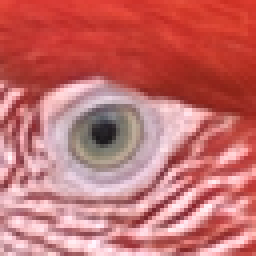
#> input picture images/Original/im00.png, 64 x 64 px (shown 4 times larger); its folder holds only this picture in this run
$ jupyter execute --allow-errors main.ipynb
#> lines starting #> are read from the running program, lines starting #| are printed output that depends on the picture
Jordi Auñon Ansio 1636172
Sistemes de Visió per Computador 2025

<div align="center" style="text-align: center; font-size: 30px;">
   <strong>Pràctica 1 Sistemes de Visió per Computador</strong>
</div>

[cell 1]
import os
import cv2
import numpy as np
import matplotlib.pyplot as plt
from PIL import Image

<div style="font-size: 18px;">
   <strong>2.1 Repte 1: Descarregar i visualitzar les imatges a processar</strong>
</div>

[cell 2]
def align_photos(dir1_path, dir2_path):
#> called with dir1_path = 'images/Original', dir2_path = 'images/Raw'
    dir1_files = sorted(os.listdir(dir1_path))
    dir2_files = sorted(os.listdir(dir2_path))

    fig, axes = plt.subplots(len(dir1_files), 2, figsize=(7, len(dir1_files) * 3))  # Adjust size dynamically

    for i, (img1, img2) in enumerate(zip(dir1_files, dir2_files)):
        if img1 == img2:
            original_path = os.path.join(dir1_path, img1)
            raw_path = os.path.join(dir2_path, img2)

            original = cv2.imread(original_path)
#> original is the input picture: shape (64, 64, 3); mean B, G, R 108.6, 109.5, 196.3
            raw = cv2.imread(raw_path)
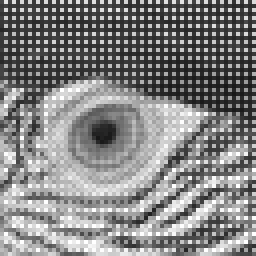
#> input picture images/Raw/im00.png, 64 x 64 px (shown 4 times larger)
#> raw is the input picture: shape (64, 64, 3); min 23, max 255, mean 131.1

            if original is None or raw is None:
                print(f"Error loading {img1} or {img2}")
                continue

            # Convert BGR (OpenCV format) to RGB (Matplotlib format)
            original = cv2.cvtColor(original, cv2.COLOR_BGR2RGB)
            raw = cv2.cvtColor(raw, cv2.COLOR_BGR2RGB)

            # Display images
            axes[i, 0].imshow(original)
            axes[i, 0].set_title(f"Original: {img1}")

            axes[i, 1].imshow(raw)
            axes[i, 1].set_title(f"RAW: {img2}")

    plt.tight_layout()
    plt.show()

#> (a cell that did not finish here is left out)

<div style="font-size: 18px;">
   <strong>2.2 Repte 2: Mostra el patró de Bayer de im00.png de manera acolorida</strong>
</div>

[cell 4]
import numpy as np
import cv2
import matplotlib.pyplot as plt

def raw_to_rgb(raw_img):
    """
    Converteix una imatge RAW d'un sol canal en una imatge RGB reorganitzada.

    Arguments:
    raw_img -- Imatge d'un sol canal (numpy array 2D)

    Retorna:
    rgb_img -- Imatge RGB amb els píxels distribuïts correctament (numpy array 3D)
    """
    # Verificar que la imatge d'entrada sigui en escala de grisos
    if len(raw_img.shape) != 2:
        raise ValueError("La imatge RAW ha de tenir un sol canal (escala de grisos).")

    # Obtenir la mida de la imatge
    h, w = raw_img.shape
#> h = 64; w = 64

    # Crear una imatge RGB inicialitzada a zeros
    rgb_img = np.zeros((h, w, 3), dtype=np.uint8)

    # Assignar valors als canals R, G, B basant-se en la posició dels píxels
    rgb_img[0::2, 0::2, 2] = raw_img[0::2, 0::2]  # Canal Vermell (R)
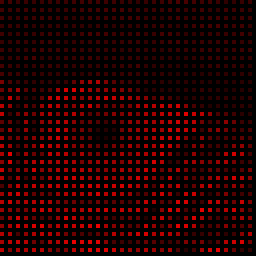
#> rgb_img: shape (64, 64, 3) (shown 4 times larger); mean of channels 0, 1, 2 0, 0, 27.3; drawn as B, G, R
    rgb_img[1::2, 0::2, 1] = raw_img[1::2, 0::2]  # Canal Verd (G) (files imparells, columnes parells)
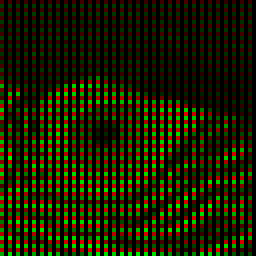
#> rgb_img: shape (64, 64, 3) (shown 4 times larger); mean of channels 0, 1, 2 0, 27.4, 27.3; drawn as B, G, R
    rgb_img[0::2, 1::2, 1] = raw_img[0::2, 1::2]  # Canal Verd (G) (files parells, columnes imparells)
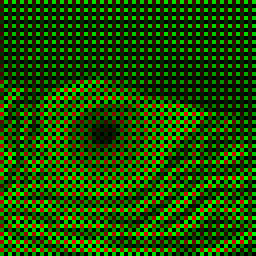
#> rgb_img: shape (64, 64, 3) (shown 4 times larger); mean of channels 0, 1, 2 0, 76.5, 27.3; drawn as B, G, R
    rgb_img[1::2, 1::2, 0] = raw_img[1::2, 1::2]  # Canal Blau (B)
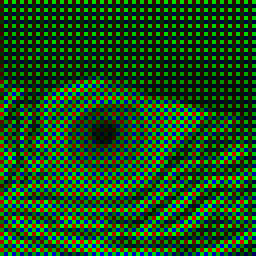
#> rgb_img: shape (64, 64, 3) (shown 4 times larger); mean of channels 0, 1, 2 27.4, 76.5, 27.3; drawn as B, G, R

    # Mostrar les imatges amb Matplotlib
    fig, axes = plt.subplots(1, 2, figsize=(7, 3))

    axes[0].imshow(raw_img, cmap="gray")
    axes[0].set_title("Imatge RAW (1 Canal)")

    # Mostrar imatge RGB
    axes[1].imshow(rgb_img)
    axes[1].set_title("Imatge RGB Reconstruïda")

    plt.tight_layout()
    plt.show()

    return rgb_img

[cell 5]
raw_img = cv2.imread("images/Raw/im00.png", cv2.IMREAD_GRAYSCALE)
rgb_img = raw_to_rgb(raw_img)

<div style="font-size: 18px;">
   <strong>2.3 Repte 3: Demosaicing basat en el veí més proper</strong>
</div>

[cell 6]
import numpy as np
import matplotlib.pyplot as plt

def demosaic_nearest_neighbor(raw_image):
    """
    Aplica demosaicing a una imagen RAW en patrón RGGB usando el método del vecino más próximo.

    Parámetros:
        raw_image (numpy.ndarray): Matriz 2D representando la imagen RAW (Bayer RGGB).

    Retorna:
        numpy.ndarray: Imagen RGB reconstruida (3 canales).
    """
    # Dimensiones de la imagen
    h, w = raw_image.shape
#> h = 64; w = 64

    # Crear una imagen RGB vacía
    rgb_image = np.zeros((h, w, 3), dtype=np.uint8)

    # Recorrer cada píxel y asignar valores según el patrón RGGB
    for i in range(h):
        for j in range(w):
            if (i % 2 == 0 and j % 2 == 0):  # Píxel Rojo (R)
                rgb_image[i, j, 0] = raw_image[i, j]  # R
                rgb_image[i, j, 1] = get_nearest(raw_image, i, j, h, w)  # G
                rgb_image[i, j, 2] = get_nearest(raw_image, i, j, h, w)  # B

            elif (i % 2 == 0 and j % 2 == 1):  # Píxel Verde (G) en fila par
                rgb_image[i, j, 0] = get_nearest(raw_image, i, j, h, w)  # R
                rgb_image[i, j, 1] = raw_image[i, j]  # G
                rgb_image[i, j, 2] = get_nearest(raw_image, i, j, h, w)  # B

            elif (i % 2 == 1 and j % 2 == 0):  # Píxel Verde (G) en fila impar
                rgb_image[i, j, 0] = get_nearest(raw_image, i, j, h, w)  # R
                rgb_image[i, j, 1] = raw_image[i, j]  # G
                rgb_image[i, j, 2] = get_nearest(raw_image, i, j, h, w)  # B

            else:  # Píxel Azul (B)
                rgb_image[i, j, 0] = get_nearest(raw_image, i, j, h, w)  # R
                rgb_image[i, j, 1] = get_nearest(raw_image, i, j, h, w)  # G
                rgb_image[i, j, 2] = raw_image[i, j]  # B
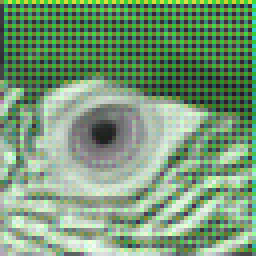
#> rgb_image: shape (64, 64, 3) (shown 4 times larger); mean of channels 0, 1, 2 119.8, 153.6, 121.1; drawn as B, G, R

    return rgb_image

def get_nearest(image, i, j, h, w):
    """
    Obtiene el valor del vecino más próximo para completar la información en un canal faltante.

    Parámetros:
        image (numpy.ndarray): Imagen RAW 2D.
        i, j (int): Coordenadas del píxel.
        h, w (int): Dimensiones de la imagen.

    Retorna:
        int: Valor del vecino más próximo.
    """
    # Lista de posibles vecinos (arriba, abajo, izquierda, derecha)
    vecinos = []

    if i > 0: vecinos.append(image[i - 1, j])  # Arriba
    if i < h - 1: vecinos.append(image[i + 1, j])  # Abajo
    if j > 0: vecinos.append(image[i, j - 1])  # Izquierda
    if j < w - 1: vecinos.append(image[i, j + 1])  # Derecha

    # Devolver el valor más cercano disponible
    return int(np.median(vecinos))

# --- Ejemplo de uso ---
# Cargar una imagen RAW simulada (debes reemplazar esto con tu imagen real)
img = Image.open("images/Raw/im00.png")
raw_image = np.array(img)

# Aplicar demosaicing
rgb_image = demosaic_nearest_neighbor(raw_image)

# Mostrar la imagen resultante
plt.imshow(rgb_image)
plt.axis("off")
plt.show()
